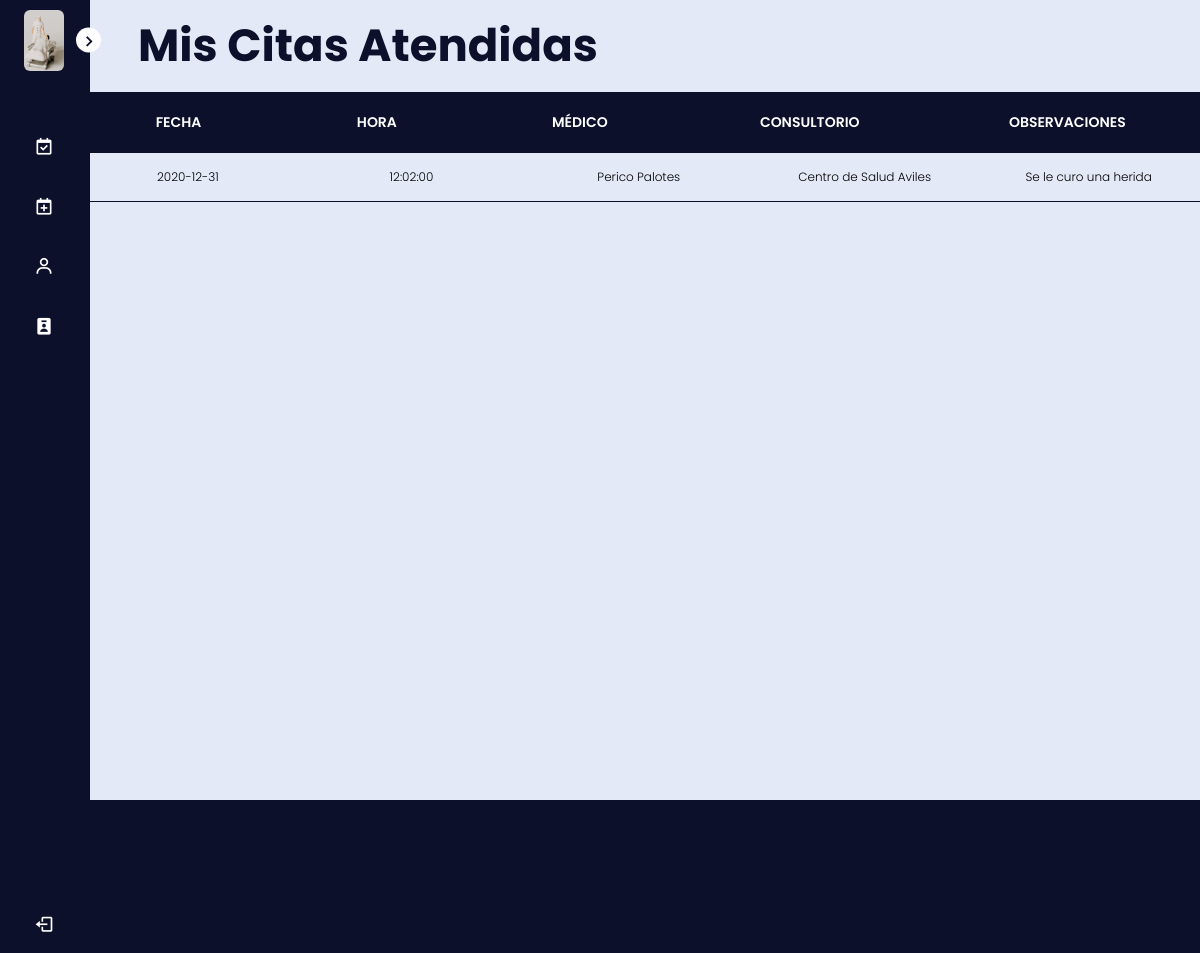
/asistente/citas-atendidas.php (signed in), run on the app's committed database.
### tables this page shows
CREATE TABLE `citas` (
  `idCita` int(11) NOT NULL,
  `citFecha` date NOT NULL,
  `citHora` time NOT NULL,
  `citPaciente` varchar(10) NOT NULL,
  `citMedico` varchar(10) NOT NULL,
  `citConsultorio` int(11) NOT NULL,
  `citEstado` enum('Asignado','Atendido') NOT NULL DEFAULT 'Asignado',
  `CitObservaciones` text NOT NULL
);

CREATE TABLE `medicos` (
  `dniMed` varchar(10) NOT NULL,
  `medNombres` varchar(50) NOT NULL,
  `medApellidos` varchar(50) NOT NULL,
  `medEspecialidad` varchar(50) NOT NULL,
  `medTelefono` char(15) NOT NULL,
  `medCorreo` varchar(50) NOT NULL
);

CREATE TABLE `consultorios` (
  `idConsultorio` int(11) NOT NULL,
  `conNombre` char(50) NOT NULL
);

### asistente/citas-atendidas.php (the view, shortened to what this page needs)
<!DOCTYPE html>
<html lang="en">
<head>
    <link rel="stylesheet" href="../assets/css/style.css">
    <link href='https://unpkg.com/boxicons@2.1.1/css/boxicons.min.css' rel='stylesheet'>
</head>
<body>
    <?php
    $con = mysqli_connect('localhost', 'Asistente', 'Ass86teN33', 'Clinica');
    if ($_SESSION['usutipo'] == 'Asistente') {
        $sql = "SELECT citas.citFecha,citas.citHora,medicos.medNombres,medicos.medApellidos,consultorios.conNombre,citas.CitObservaciones FROM citas,medicos,consultorios WHERE citas.citEstado='Atendido' AND citas.citMedico=medicos.dniMed AND citas.citConsultorio=consultorios.idConsultorio";
        $result = mysqli_query($con, $sql);
        $filas = mysqli_num_rows($result);
    } else {
        $error = "No tienes permisos.";
        $aviso = "Inicie sesión como asistente para poder realizar la operación.";
        header("Refresh:4; url=../logout.php", true);
    }
    ?>
    <nav class="sidebar close">
        <header>
            <div class="image-text">
                <span class="image">
                    <img src="../assets/img/scene.jpg" alt="foto perfil">
                </span>
            </div>
            <i class='bx bx-chevron-right toggle'></i>
        </header>
        <div class="menu-bar">
            <div class="menu">
                <ul class="menu-links">
                    <li class="nav-link">
                        <a href="#">
                            <i class='bx bx-calendar-check icon'></i>
                        </a>
                    </li>
                    <li class="nav-link">
                        <a href="nueva-cita.php">
                            <i class='bx bx-calendar-plus icon'></i>
                        </a>
                    </li>
                    <li class="nav-link">
                        <a href="alta-paciente.php">
                            <i class='bx bx-user icon'></i>
                        </a>
                    </li>
                    <li class="nav-link">
                        <a href="ver-pacientes.php">
                            <i class='bx bxs-user-badge icon'></i>
                        </a>
                    </li>
                </ul>
            </div>
            <div class="bottom-content">
                <li>
                    <a href="../logout.php">
                        <i class='bx bx-log-out icon'></i>
                    </a>
                </li>
            </div>
        </div>
    </nav>
    <section class="home">
        <div class="text">
            <h1>Mis Citas Atendidas</h1>
        </div>
        <div class="tabla">
            <div class="tbl-header">
                <table cellpadding="0" cellspacing="0" border="0">
                    <thead>
                        <tr>
                            <th>Fecha</th>
                            <th>Hora</th>
                            <th>Médico</th>
                            <th>Consultorio</th>
                            <th>Observaciones</th>
                        </tr>
                    </thead>
                </table>
            </div>
            <div class="tbl-content">
                <table cellpadding="0" cellspacing="0" border="0">
                    <tbody>
                        <?php
                        if ($filas != 0) {
                            while ($registro = mysqli_fetch_row($result)) {
                        ?>
                                <tr>
                                    <td><?php echo $registro[0]; ?></td>
                                    <td><?php echo $registro[1]; ?></td>
                                    <td><?php echo $registro[2] . ' ' . $registro[3]; ?></td>
                                    <td><?php echo $registro[4]; ?></td>
                                    <td><?php echo $registro[5]; ?></td>
                                </tr>
                        <?php
                            }
                        } else {
                            echo "<tr><td>No hay citas atendidas.</td></tr>";
                        }
                        ?>
                    </tbody>
                </table>
            </div>
        </div>
    </section>
</body>
</html>

### assets/css/style.css (style rules this page uses)
* { margin: 0; padding: 0; box-sizing: border-box; font-family: 'Poppins', sans-serif; }
:root { --body-color: #E4E9F7; --sidebar-color: #0C102B; --primary-color: #0C102B; --primary-color-light: #F6F5FF; --text-color: #0C102B; --tran-03: all 0.2s ease; --tran-03: all 0.3s ease; --tran-04: all 0.3s ease; --tran-05: all 0.3s ease; }
body { min-height: 100vh; background-color: #0C102B; transition: var(--tran-05); }
h1 { color: #0C102B; }
.sidebar { position: fixed; top: 0; left: 0; height: 100%; width: 250px; padding: 10px 14px; background: #0C102B; transition: var(--tran-05); z-index: 100; }
.sidebar.close { width: 90px; }
.sidebar li { height: 50px; list-style: none; display: flex; align-items: center; margin-top: 10px; }
.sidebar header .image, .sidebar .icon { min-width: 60px; border-radius: 6px; }
.sidebar .icon { min-width: 60px; border-radius: 6px; height: 100%; display: flex; align-items: center; justify-content: center; font-size: 20px; }
.sidebar .text, .sidebar .icon { color: #fff; transition: var(--tran-03); }
.sidebar header { position: relative; }
.sidebar header .image-text { display: flex; align-items: center; }
.sidebar header .image { display: flex; align-items: center; justify-content: center; }
.sidebar header .image img { width: 40px; border-radius: 6px; }
.sidebar header .toggle { position: absolute; top: 50%; right: -25px; transform: translateY(-50%) rotate(180deg); height: 25px; width: 25px; background-color: #fff; color: #0C102B; border-radius: 50%; display: flex; align-items: center; justify-content: center; font-size: 22px; cursor: pointer; transition: var(--tran-05); }
.sidebar.close .toggle { transform: translateY(-50%) rotate(0deg); }
.sidebar .menu { margin-top: 40px; }
.sidebar li a { list-style: none; height: 100%; background-color: transparent; color: #fff; display: flex; align-items: center; height: 100%; width: 100%; border-radius: 6px; text-decoration: none; transition: var(--tran-03); }
.sidebar .menu-bar { height: calc(100% - 55px); display: flex; flex-direction: column; justify-content: space-between; overflow-y: scroll; }
.home { position: absolute; top: 0; top: 0; left: 250px; height: 100vh; width: calc(100% - 250px); background-color: var(--body-color); transition: var(--tran-05); }
.home .text { font-size: 30px; font-weight: 500; padding: 12px 60px; }
.sidebar.close ~ .home { left: 78px; height: 100vh; width: calc(100% - 78px); }
.tabla { width:100%; table-layout: fixed; }
.tbl-header { background-color: #0C102B; }
.tbl-content { width:100%; height: 800px; overflow-x: auto; margin-top: 0px; border-bottom: 1px solid #0C102B; }
th { width: 1300px; padding: 20px; text-align: center; font-weight: 600; font-size: 14px; color: #fff; text-transform: uppercase; }
td { width: 1300px; padding: 15px; text-align: center; vertical-align:middle; font-weight: 300; font-size: 12px; color: #000; border-bottom: solid 1px #0C102B; }

### data on the page
citas: citFecha "2020-12-31", citHora "12:02:00", medicos.medNombres "Perico", medicos.medApellidos "Palotes", consultorios.conNombre "Centro de Salud Aviles", CitObservaciones "Se le curo una herida"
